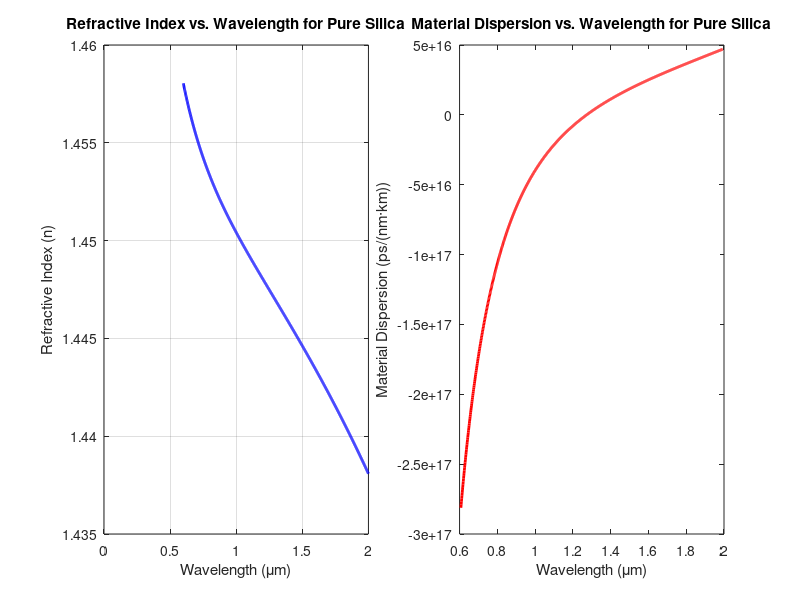

MATLAB code to generate this figure: (Note: this script raises an error after producing the figure.)
% Sellmeier coefficients for pure silica
A1 = 0.6961663; A2 = 0.4079426; A3 = 0.8974794;
B1 = 0.0684043; B2 = 0.1162414; B3 = 9.896161;

% Wavelength range (μm) based on the figure
lambda_um = linspace(0.6, 2.0, 1000);

% Refractive index using Sellmeier equation
function n = refractive_index(lambda_um, A1, A2, A3, B1, B2, B3)
    lambda2 = lambda_um.^2;
    n2 = 1 + (A1 * lambda2 ./ (lambda2 - B1^2)) + ...
             (A2 * lambda2 ./ (lambda2 - B2^2)) + ...
             (A3 * lambda2 ./ (lambda2 - B3^2));
    n = sqrt(n2);
end

% Material dispersion function
function [D_m, lambda_um_disp] = material_dispersion(lambda_um, n)
    c = 3e8;  % Speed of light (m/s)
    lambda_m = lambda_um * 1e-6;  % Convert to meters
    d_lambda = lambda_m(2) - lambda_m(1);
    dn_dlambda = gradient(n, d_lambda);
    d2n_dlambda2 = gradient(dn_dlambda, d_lambda);
    D_m = - (lambda_m / c) .* d2n_dlambda2 * 1e12 / 1e-9;  % ps/(nm·km)
    lambda_um_disp = lambda_um(6:end-5);
    D_m = D_m(6:end-5);
end

% Compute refractive index
n = refractive_index(lambda_um, A1, A2, A3, B1, B2, B3);

% Compute material dispersion
[D_m, lambda_um_disp] = material_dispersion(lambda_um, n);

% Plot
figure('Position', [100, 100, 1200, 500]);
subplot(1, 2, 1);
plot(lambda_um, n, 'b-', 'LineWidth', 2);
xlabel('Wavelength (μm)');
ylabel('Refractive Index (n)');
title('Refractive Index vs. Wavelength for Pure Silica');
grid on;

subplot(1, 2, 2);
plot(lambda_um_disp, D_m, 'r-', 'LineWidth', 2);
xlabel('Wavelength (μm)');
ylabel('Material Dispersion (ps/(nm·km))');
title('Material Dispersion vs. Wavelength for Pure Silica');
yline(0, 'k--', 'LineWidth', 0.5);
grid on;
